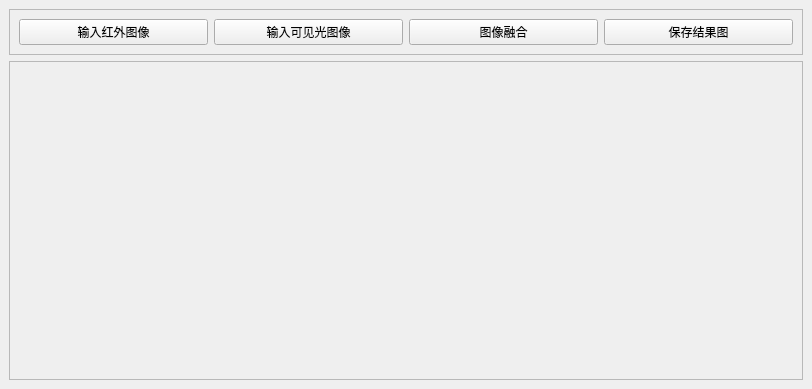
<?xml version="1.0" encoding="UTF-8"?>
<ui version="4.0">
 <class>MainWindow</class>
 <widget class="QMainWindow" name="MainWindow">
  <property name="geometry">
   <rect>
    <x>0</x>
    <y>0</y>
    <width>812</width>
    <height>389</height>
   </rect>
  </property>
  <property name="windowTitle">
   <string>MainWindow</string>
  </property>
  <widget class="QWidget" name="centralwidget">
   <layout class="QVBoxLayout" name="verticalLayout">
    <item>
     <widget class="QFrame" name="funsion_top">
      <property name="frameShape">
       <enum>QFrame::StyledPanel</enum>
      </property>
      <property name="frameShadow">
       <enum>QFrame::Raised</enum>
      </property>
      <layout class="QHBoxLayout" name="horizontalLayout_2">
       <item>
        <widget class="QPushButton" name="IR_BUTTON">
         <property name="text">
          <string>输入红外图像</string>
         </property>
        </widget>
       </item>
       <item>
        <widget class="QPushButton" name="VIS_BUTTON">
         <property name="text">
          <string>输入可见光图像</string>
         </property>
        </widget>
       </item>
       <item>
        <widget class="QPushButton" name="FUSION_BUTTON">
         <property name="text">
          <string>图像融合</string>
         </property>
        </widget>
       </item>
       <item>
        <widget class="QPushButton" name="RES_BUTTON">
         <property name="text">
          <string>保存结果图</string>
         </property>
        </widget>
       </item>
      </layout>
     </widget>
    </item>
    <item>
     <widget class="QFrame" name="frame_2">
      <property name="sizePolicy">
       <sizepolicy hsizetype="Preferred" vsizetype="Expanding">
        <horstretch>0</horstretch>
        <verstretch>0</verstretch>
       </sizepolicy>
      </property>
      <property name="frameShape">
       <enum>QFrame::StyledPanel</enum>
      </property>
      <property name="frameShadow">
       <enum>QFrame::Raised</enum>
      </property>
      <layout class="QHBoxLayout" name="horizontalLayout">
       <item>
        <widget class="QLabel" name="IR">
         <property name="text">
          <string/>
         </property>
        </widget>
       </item>
       <item>
        <widget class="QLabel" name="VIS">
         <property name="text">
          <string/>
         </property>
        </widget>
       </item>
       <item>
        <widget class="QLabel" name="RES">
         <property name="text">
          <string/>
         </property>
        </widget>
       </item>
      </layout>
     </widget>
    </item>
   </layout>
  </widget>
 </widget>
 <resources/>
 <connections>
  <connection>
   <sender>IR_BUTTON</sender>
   <signal>clicked()</signal>
   <receiver>IR</receiver>
   <slot>clear()</slot>
   <hints>
    <hint type="sourcelabel">
     <x>126</x>
     <y>27</y>
    </hint>
    <hint type="destinationlabel">
     <x>131</x>
     <y>105</y>
    </hint>
   </hints>
  </connection>
  <connection>
   <sender>VIS_BUTTON</sender>
   <signal>clicked()</signal>
   <receiver>VIS</receiver>
   <slot>clear()</slot>
   <hints>
    <hint type="sourcelabel">
     <x>330</x>
     <y>33</y>
    </hint>
    <hint type="destinationlabel">
     <x>343</x>
     <y>75</y>
    </hint>
   </hints>
  </connection>
  <connection>
   <sender>FUSION_BUTTON</sender>
   <signal>clicked()</signal>
   <receiver>RES</receiver>
   <slot>clear()</slot>
   <hints>
    <hint type="sourcelabel">
     <x>546</x>
     <y>36</y>
    </hint>
    <hint type="destinationlabel">
     <x>581</x>
     <y>74</y>
    </hint>
   </hints>
  </connection>
  <connection>
   <sender>RES_BUTTON</sender>
   <signal>clicked()</signal>
   <receiver>RES</receiver>
   <slot>clear()</slot>
   <hints>
    <hint type="sourcelabel">
     <x>710</x>
     <y>25</y>
    </hint>
    <hint type="destinationlabel">
     <x>712</x>
     <y>82</y>
    </hint>
   </hints>
  </connection>
 </connections>
</ui>
